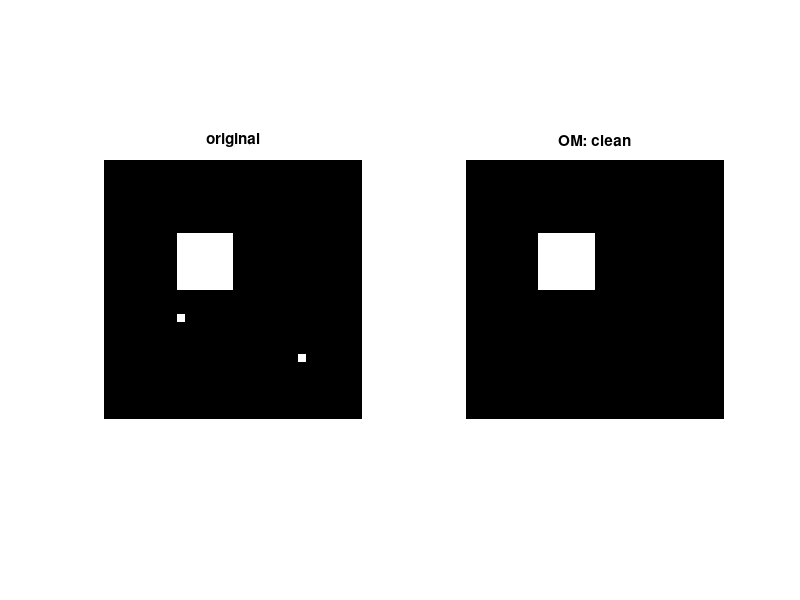

Recreate this plot in MATLAB.
i = zeros(32,32);
i(10:16,10:16) = 1;
i(20,10) = 1;
i(25,25) = 1;
ip = bwmorph(i,'clean');
figure,
subplot(1,2,1),imshow(i),title('original')
subplot(1,2,2),imshow(ip),title('OM: clean')